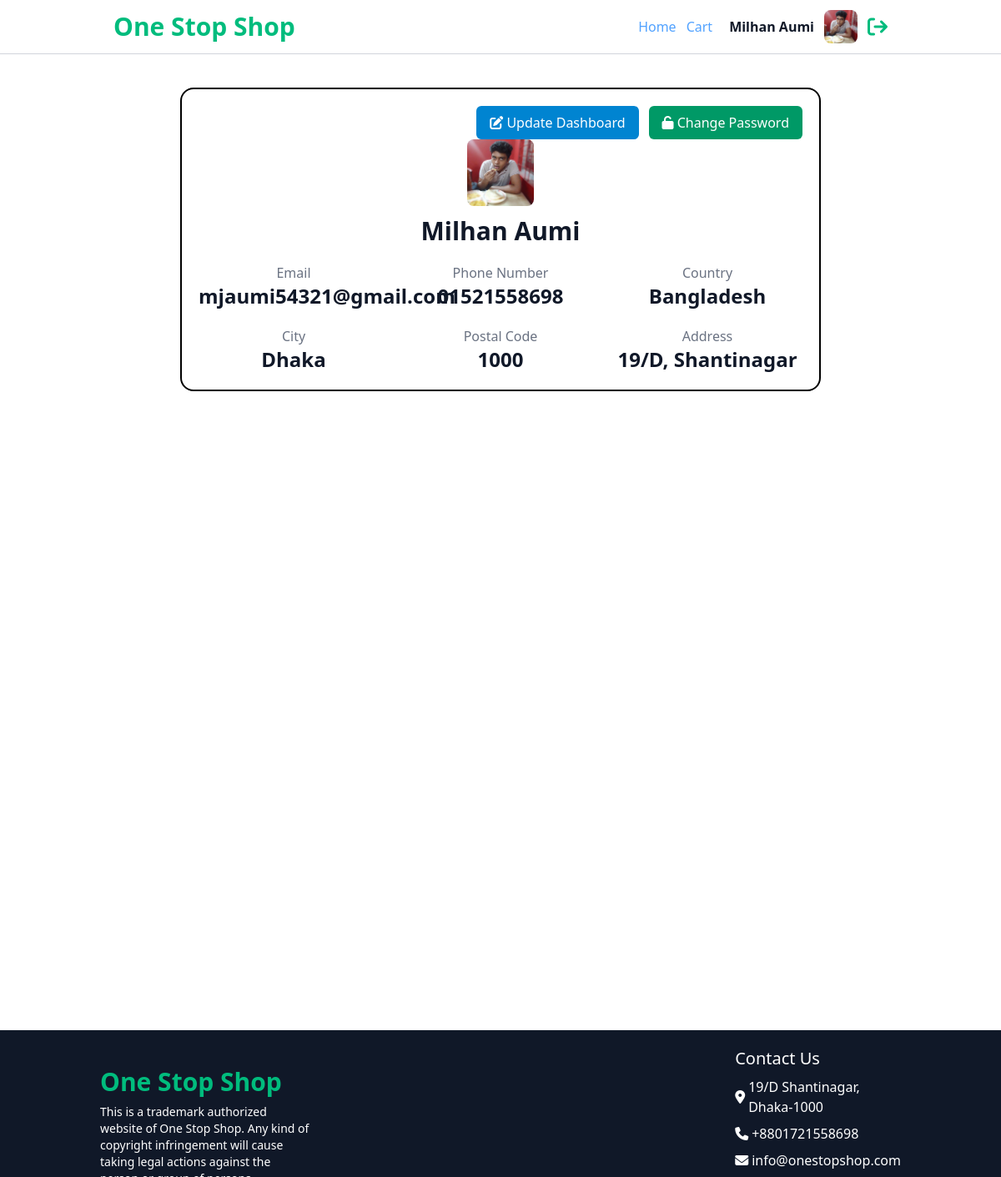
/accounts/dashboard/ (signed in), run on the app's committed database.
### accounts/models.py (models this page shows)
class CustomUser(AbstractUser):
    email = models.EmailField(unique=True)
    is_verified = models.BooleanField(default=False)
    address = models.TextField(blank=True, null=True)
    city = models.CharField(max_length=100, blank=True, null=True)
    postal_code = models.CharField(max_length=20, blank=True, null=True)
    country = models.CharField(max_length=100, blank=True, null=True)
    phone_number = models.CharField(max_length=20, blank=True, null=True)
    profile_picture = models.ImageField(upload_to='profile_pictures/', blank=True, null=True)
    USERNAME_FIELD = 'email'
    REQUIRED_FIELDS = []
    username = None
    objects = CustomUserManager()

### accounts/views.py (the view)
# urls.py: path('dashboard/', views.user_dashboard, name='dashboard'),
@login_required
def user_dashboard(request):
    user = request.user
    return render(request, 'dashboard.html', {'user': user})

### accounts/templates/dashboard.html (shortened to what this page needs)
{% extends 'base.html' %}
{% block content %}
<section class="min-h-[80vh] flex justify-center py-10">
    <div class="w-4/5 h-fit mx-auto border-2 rounded-2xl p-5">
        <div class="flex items-center justify-end gap-3">
            <a href="{% url 'update_dashboard' %}"
                class="bg-sky-600 text-white rounded-md px-4 py-2 hover:opacity-70 duration-300">
                <i class="fa-solid fa-pen-to-square"></i>
                Update Dashboard
            </a>
            <a href="{% url 'change_password' %}"
                class="bg-emerald-600 text-white rounded-md px-4 py-2 hover:opacity-70 duration-300">
                <i class="fa-solid fa-unlock"></i>
                Change Password
            </a>
        </div>
        <div class="space-y-3">
            {% if user.profile_picture %}
            <div class="flex items-center justify-center">
                <div class="size-20 rounded-lg overflow-hidden">
                    <img src="{{user.profile_picture.url}}" class="w-full h-full object-cover"
                        alt="Avatar of {{user.first_name}} {{user.last_name}}" />
                </div>
            </div>
            {% else %}
            <div class="flex items-center justify-center">
                <div class="flex items-center justify-center bg-gray-300 size-20 rounded-md">
                    <i class="fa-solid fa-user text-5xl text-gray-400"></i>
                </div>
            </div>
            {% endif %}
            <h2 class="text-gray-900 text-3xl text-center font-bold">{{user.first_name}} {{user.last_name}}</h2>
        </div>
        <div class="grid grid-cols-3 gap-5 mt-5">
            <div class="text-center">
                <p class="text-gray-500 font-medium">Email</p>
                <h3 class="text-gray-900 text-2xl font-semibold">{{user.email}}</h3>
            </div>
            <div class="text-center">
                <p class="text-gray-500 font-medium">Phone Number</p>
                <h3 class="text-gray-900 text-2xl font-semibold">
                    {{ user.phone_number|default:"N/A" }}
                </h3>
            </div>
            <div class="text-center">
                <p class="text-gray-500 font-medium">Country</p>
                <h3 class="text-gray-900 text-2xl font-semibold">
                    {{ user.country|default:"N/A" }}
                </h3>
            </div>
            <div class="text-center">
                <p class="text-gray-500 font-medium">City</p>
                <h3 class="text-gray-900 text-2xl font-semibold">
                    {{ user.city|default:"N/A" }}
                </h3>
            </div>
            <div class="text-center">
                <p class="text-gray-500 font-medium">Postal Code</p>
                <h3 class="text-gray-900 text-2xl font-semibold">
                    {{ user.postal_code|default:"N/A" }}
                </h3>
            </div>
            <div class="text-center">
                <p class="text-gray-500 font-medium">Address</p>
                <h3 class="text-gray-900 text-2xl font-semibold">
                    {{ user.address|default:"N/A" }}
                </h3>
            </div>
        </div>
    </div>
</section>
{% endblock %}

### templates/base.html (shortened to what this page needs)
{% load static %}
<!DOCTYPE html>
<html lang="en">
<head>
    <link href="https://cdn.jsdelivr.net/npm/pagedone@1.2.2/src/css/pagedone.css " rel="stylesheet" />
    <script src="https://cdn.jsdelivr.net/npm/@tailwindcss/browser@4"></script>
    <link rel="stylesheet" href="https://cdnjs.cloudflare.com/ajax/libs/font-awesome/6.7.2/css/all.min.css"
 />
</head>
<body>
    <header class="sticky top-0 border-b border-gray-300 py-3 px-5 bg-white z-[9999]">
        <nav class="w-4/5 mx-auto flex items-center justify-between">
            <a href="{% url 'home' %}" class="cursor-pointer hover:opacity-70 duration-300">
                <h1 class="font-semibold text-emerald-500 text-3xl">One Stop Shop</h1>
            </a>
            <div class="flex items-center gap-5">
                <ul class="flex items-center gap-3 !text-blue-400">
                    <li>
                        <a href="{% url 'home' %}" class="font-medium hover:!text-blue-300 duration-300">Home</a>
                    </li>
                    {% if user.is_authenticated %}
                    <li>
                        <a href="#" class="text-blue-400 font-medium hover:text-blue-300 duration-300">Cart</a>
                    </li>
                    {% endif %}
                </ul>
                {% if not user.is_authenticated %}
                <a href="{% url 'login' %}"
                    class="bg-sky-500 text-white px-8 py-2 cursor-pointer hover:opacity-70 duration-300 rounded-md">
                    <i class="fa-solid fa-user"></i>
                    Login / Register
                </a>
                {% else %}
                <div class="flex items-center gap-3">
                    <p class="text-gray-900 font-semibold">{{user.first_name}} {{user.last_name}}</p>
                    {% if user.profile_picture %}
                    <div class="size-10 rounded-lg overflow-hidden">
                        <img src="{{user.profile_picture.url}}" class="w-full h-full object-cover"
                            alt="Avatar of {{user.first_name}} {{user.last_name}}" />
                    </div>
                    {% else %}
                    <a href="{% url 'dashboard' %}"
                        class="flex items-center justify-center bg-gray-300 size-10 rounded-md hover:opacity-70 duration-300">
                        <i class="fa-solid fa-user text-2xl text-gray-400"></i>
                    </a>
                    {% endif %}
                    <a title="Logout" href="{% url 'logout' %}"
                        class="text-emerald-500 text-2xl cursor-pointer hover:!text-red-500 duration-300">
                        <i class="fa-solid fa-arrow-right-from-bracket"></i>
                    </a>
                </div>
                {% endif %}
            </div>
        </nav>
    </header>
    <main class="w-4/5 mx-auto min-h-[500px]">
        {% block content %}
        {% endblock %}
    </main>
    <footer class="border-t bg-gray-900 text-white mt-10">
        <div class="w-4/5 flex items-center justify-between mx-auto py-5">
            <div class="space-y-2">
                <h1 class="text-3xl font-semibold text-emerald-500">One Stop Shop</h1>
                <p class="w-1/3 text-sm">This is a trademark authorized website of One Stop Shop. Any kind of copyright
                    infringement will
                    cause taking legal actions
                    against the person or group of persons.</p>
            </div>
            <div class="space-y-2">
                <h2 class="text-xl font-medium">Contact Us</h2>
                <div class="flex items-center gap-1">
                    <i class="fa-solid fa-location-dot"></i>
                    <p>19/D Shantinagar, Dhaka-1000</p>
                </div>
                <div class="flex items-center gap-1">
                    <i class="fa-solid fa-phone"></i>
                    <p>+8801721558698</p>
                </div>
                <div class="flex items-center gap-1">
                    <i class="fa-solid fa-envelope"></i>
                    <p>info@onestopshop.com</p>
                </div>
            </div>
        </div>
    </footer>
</body>
</html>

### data on the page
CustomUser: first_name "Milhan", last_name "Aumi", profile_picture (picture), email "mjaumi54321@gmail.com", phone_number "01521558698", country "Bangladesh", city "Dhaka", postal_code "1000", address "19/D, Shantinagar"
